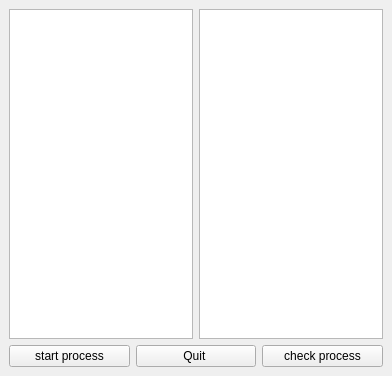
<?xml version="1.0" encoding="UTF-8"?>
<ui version="4.0">
 <class>MainWindow</class>
 <widget class="QMainWindow" name="MainWindow">
  <property name="geometry">
   <rect>
    <x>0</x>
    <y>0</y>
    <width>392</width>
    <height>376</height>
   </rect>
  </property>
  <property name="windowTitle">
   <string>MainWindow</string>
  </property>
  <widget class="QWidget" name="centralwidget">
   <layout class="QVBoxLayout" name="verticalLayout_2">
    <item>
     <layout class="QVBoxLayout" name="verticalLayout">
      <item>
       <layout class="QHBoxLayout" name="horizontalLayout_2">
        <item>
         <widget class="QTextEdit" name="textEdit"/>
        </item>
        <item>
         <widget class="QTextEdit" name="textEdit_2"/>
        </item>
       </layout>
      </item>
      <item>
       <layout class="QHBoxLayout" name="horizontalLayout">
        <item>
         <widget class="QPushButton" name="pushButton_2">
          <property name="text">
           <string>start process</string>
          </property>
         </widget>
        </item>
        <item>
         <widget class="QPushButton" name="pushButton_3">
          <property name="text">
           <string>Quit </string>
          </property>
         </widget>
        </item>
        <item>
         <widget class="QPushButton" name="pushButton">
          <property name="text">
           <string>check process</string>
          </property>
         </widget>
        </item>
       </layout>
      </item>
     </layout>
    </item>
   </layout>
  </widget>
 </widget>
 <resources/>
 <connections/>
</ui>
